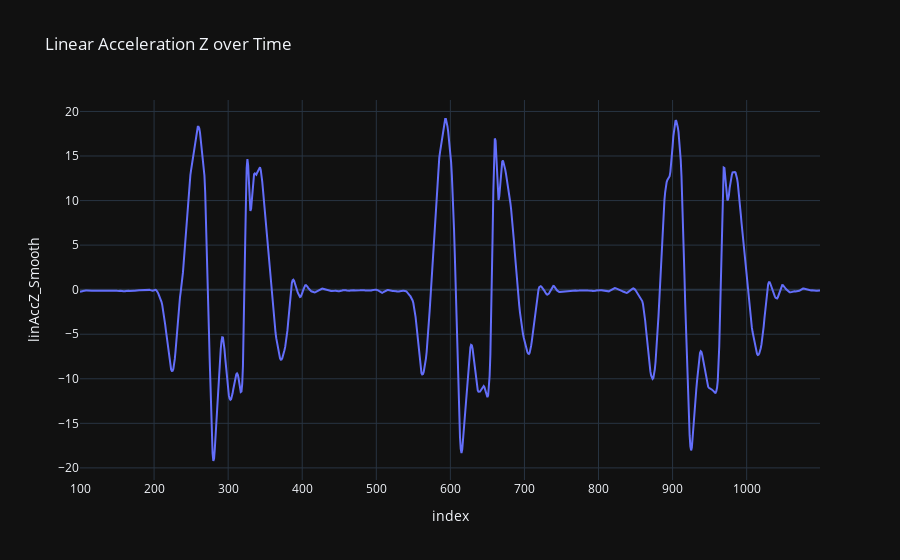

Write notebook code for a chart like this one.
### Code cell
import plotly.express as px

fig = px.line(df[100:1100], y='linAccZ_Smooth', title='Linear Acceleration Z over Time')
fig.show()

### Figure 1 — Plotly figure (JSON) as saved in the notebook; plotly's stock layout.template omitted (floating-point values rounded to 4 significant figures; data arrays with more than 128 entries replaced by an {"elided": "..."} marker saying what was removed)
{"data": [{"hovertemplate": "index=%{x}<br>linAccZ_Smooth=%{y}<extra></extra>", "legendgroup": "", "line": {"color": "#636efa", "dash": "solid"}, "marker": {"symbol": "circle"}, "mode": "lines", "name": "", "orientation": "v", "showlegend": false, "x": {"elided": "1000 int values"}, "xaxis": "x", "y": {"elided": "1000 float values"}, "yaxis": "y", "type": "scatter"}], "layout": {"xaxis": {"anchor": "y", "domain": [0.0, 1.0], "title": {"text": "index"}}, "yaxis": {"anchor": "x", "domain": [0.0, 1.0], "title": {"text": "linAccZ_Smooth"}}, "legend": {"tracegroupgap": 0}, "title": {"text": "Linear Acceleration Z over Time"}}}
